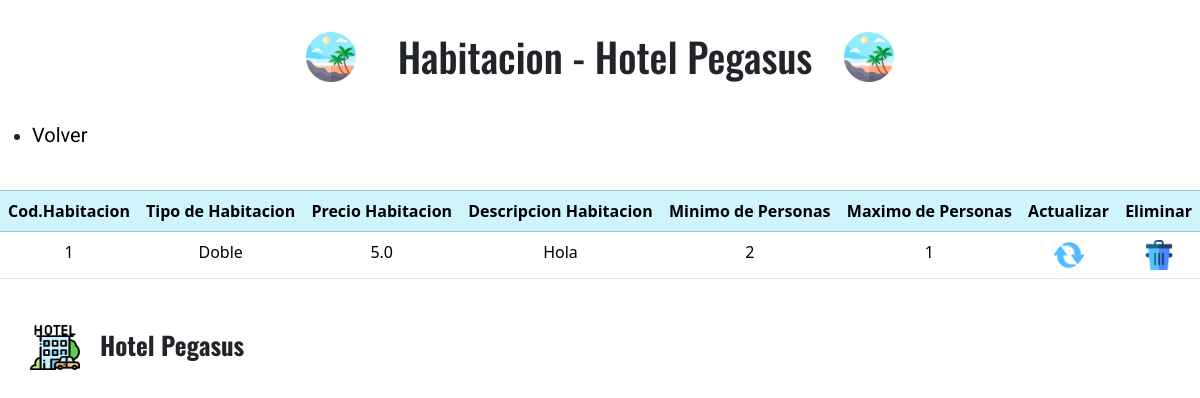
/habitaciones/mostrarHabitaciones, run on an earlier commit of the app's database.
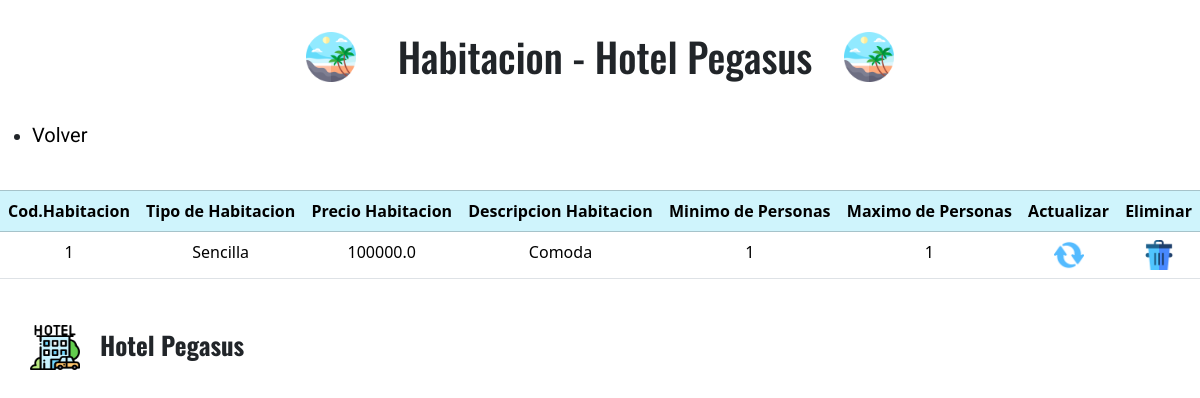
And on a later commit of the database.
### habitacionesGestion/models.py (models this page shows)
class tb_habitacion(models.Model):
    codigo_hab = models.IntegerField(primary_key=True, verbose_name='Codigo de la habitacion')
    codigo_tpH = models.ForeignKey("tb_tipoHabitacion", verbose_name="Codigo del tipo de habitacion", on_delete=models.CASCADE)
    precio_tpH = models.FloatField(verbose_name='Precio de la habitacion')
    descripcion_tpH = models.TextField(verbose_name='Descripcion de la habitacion')
    minimoPersonas_tpH = models.IntegerField(verbose_name='Minimo de personas')
    maximoPersonas_tpH = models.IntegerField(verbose_name='Maximo de personas')
    image_tpH = models.ImageField(upload_to='fotoHabitaciones')

class tb_tipoHabitacion(models.Model):
    codigo_tpH = models.AutoField(primary_key=True, verbose_name='Codigo del tipo de habitacion')
    tipo_tpH = models.CharField(max_length=70,verbose_name='Tipo de habitacion')
    valorBase_tpH = models.FloatField(verbose_name='Valor base del tipo de habitacion')

### habitacionesGestion/views.py (the view)
# urls.py: path('mostrarHabitaciones',mostrarHabitaciones,name='mostrarHabitaciones'),
def mostrarHabitaciones(request):
    habitaciones = tb_habitacion.objects.all()
    contexto = {
        'habitaciones' : habitaciones
    }
    return render(request,'mostrarHabitaciones.html',contexto)

### templates/mostrarHabitaciones.html (shortened to what this page needs)
{% load static %}
<!DOCTYPE html>
<html lang="es">
<head>
    <link href="https://cdn.jsdelivr.net/npm/bootstrap@5.3.2/dist/css/bootstrap.min.css" rel="stylesheet">
    <link rel="stylesheet" href="{% static 'css/verUsuarios.css' %}">
</head>
<body>
    <header>
        <div class="logoIzquierdo">
            <img src="{% static 'img/playa.png' %}" alt="logoIzquierda">
        </div>
        <h1 class="tituloEncabezado">Habitacion - Hotel Pegasus</h1>
        <div class="logoIzquierdo">
            <img src="{% static 'img/playa.png' %}" alt="logoIzquierda">
        </div>
    </header>
    <ul>
        <li>
            <a href="{% url 'habitaciones' %}">Volver</a>
        </li>
    </ul>
    <table class="table">
        <br>
        <thead class="table-info table-bordered">
                <tr>
                    <th scope='col'>Cod.Habitacion</th>
                    <th scope='col'>Tipo de Habitacion</th>
                    <th scope='col'>Precio Habitacion</th>
                    <th scope='col'>Descripcion Habitacion</th>
                    <th scope='col'>Minimo de Personas</th>
                    <th scope='col'>Maximo de Personas</th>
                    <th scope='col'>Actualizar</th>
                    <th scope='col'>Eliminar</th>
                </tr>
            {% for i in habitaciones %}
            </thead>
                <tr>
                    <td>{{i.codigo_hab}}</td>
                    <td>{{i.codigo_tpH.tipo_tpH}}</td>
                    <td>{{i.precio_tpH}}</td>
                    <td>{{i.descripcion_tpH}}</td>
                    <td>{{i.minimoPersonas_tpH}}</td>
                    <td>{{i.maximoPersonas_tpH}}</td>
                    <td>
                        <a href="actualizaHabitaciones/{{i.codigo_hab}}"><img src="{% static "img/actualizar.png" %}" alt="imagenActualizar" width="30px" ></a>
                    </td>
                    <td>
                        <a href="eliminarHabitaciones/{{i.codigo_hab}}"><img src="{% static "img/eliminar.png"%}" alt="imagenEliminar" width='30px'></a>
                    </td>
                </tr>
            {% endfor %}
    </table>
    <footer>
        <div class="contenedorFooter">
            <img src="{% static 'img/hotel.png' %}" alt="hotelIcono">
            <h3>Hotel Pegasus</h3>
        </div>
    </footer>
</body>
</html>

What changed in the data, as far as the page shows it:
changed tb_habitacion id 1: codigo_tpH.tipo_tpH "Doble" → "Sencilla"; precio_tpH "5.0" → "100000.0"; descripcion_tpH "Hola" → "Comoda"; minimoPersonas_tpH "2" → "1"
